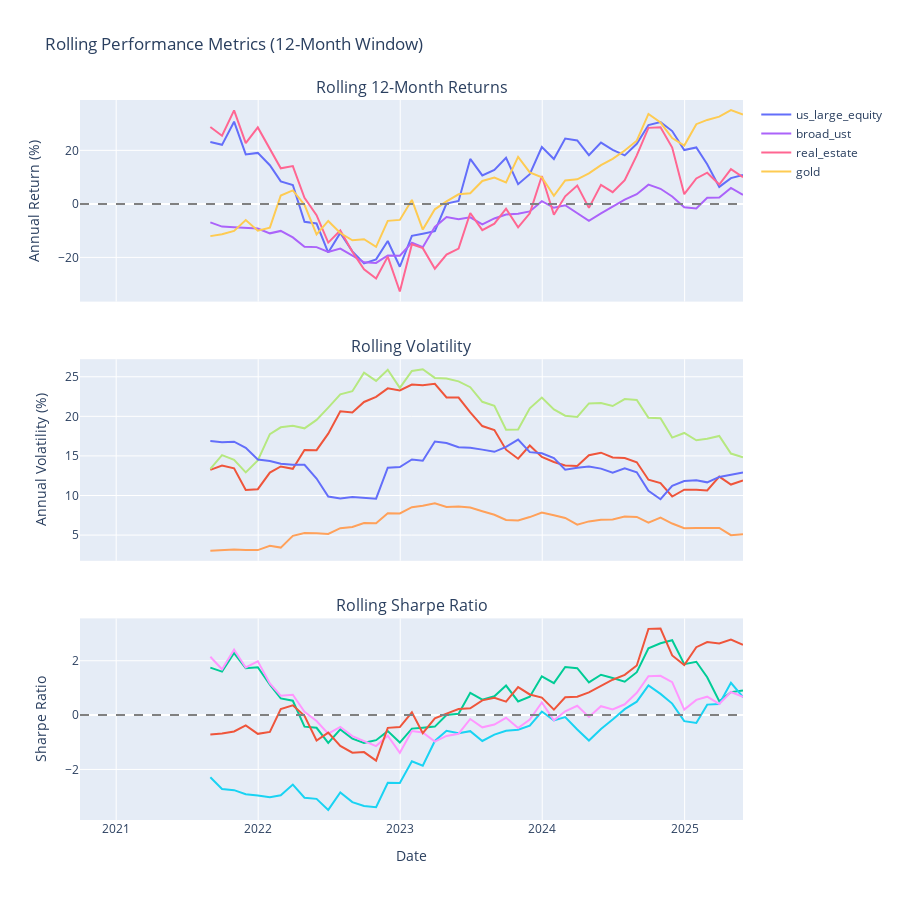

Source (notebook cell):
### Markdown cell above
## 11. Rolling Performance Analysis

### Code cell
# Calculate rolling statistics
rolling_window = 12  # 12 months

# Select a few key exposures for clarity
selected_exposures = ['us_large_equity', 'broad_ust', 'real_estate', 'gold']
selected_exposures = [exp for exp in selected_exposures if exp in real_returns_df.columns]

# Create subplots
fig = make_subplots(
    rows=3, cols=1,
    subplot_titles=('Rolling 12-Month Returns', 'Rolling Volatility', 'Rolling Sharpe Ratio'),
    vertical_spacing=0.08,
    shared_xaxes=True
)

for exp_id in selected_exposures:
    # Rolling returns
    rolling_returns = real_returns_df[exp_id].rolling(rolling_window).mean() * 12 * 100
    fig.add_trace(
        go.Scatter(x=rolling_returns.index, y=rolling_returns, name=exp_id, mode='lines'),
        row=1, col=1
    )
    
    # Rolling volatility
    rolling_vol = real_returns_df[exp_id].rolling(rolling_window).std() * np.sqrt(12) * 100
    fig.add_trace(
        go.Scatter(x=rolling_vol.index, y=rolling_vol, name=exp_id, mode='lines', showlegend=False),
        row=2, col=1
    )
    
    # Rolling Sharpe ratio
    rolling_sharpe = (rolling_returns / 100) / (rolling_vol / 100)
    fig.add_trace(
        go.Scatter(x=rolling_sharpe.index, y=rolling_sharpe, name=exp_id, mode='lines', showlegend=False),
        row=3, col=1
    )

# Add zero line to returns and Sharpe
fig.add_hline(y=0, line_dash="dash", line_color="gray", row=1)
fig.add_hline(y=0, line_dash="dash", line_color="gray", row=3)

fig.update_layout(
    height=900,
    title_text="Rolling Performance Metrics (12-Month Window)",
    hovermode='x unified'
)

fig.update_yaxes(title_text="Annual Return (%)", row=1)
fig.update_yaxes(title_text="Annual Volatility (%)", row=2)
fig.update_yaxes(title_text="Sharpe Ratio", row=3)
fig.update_xaxes(title_text="Date", row=3)

fig.show()
